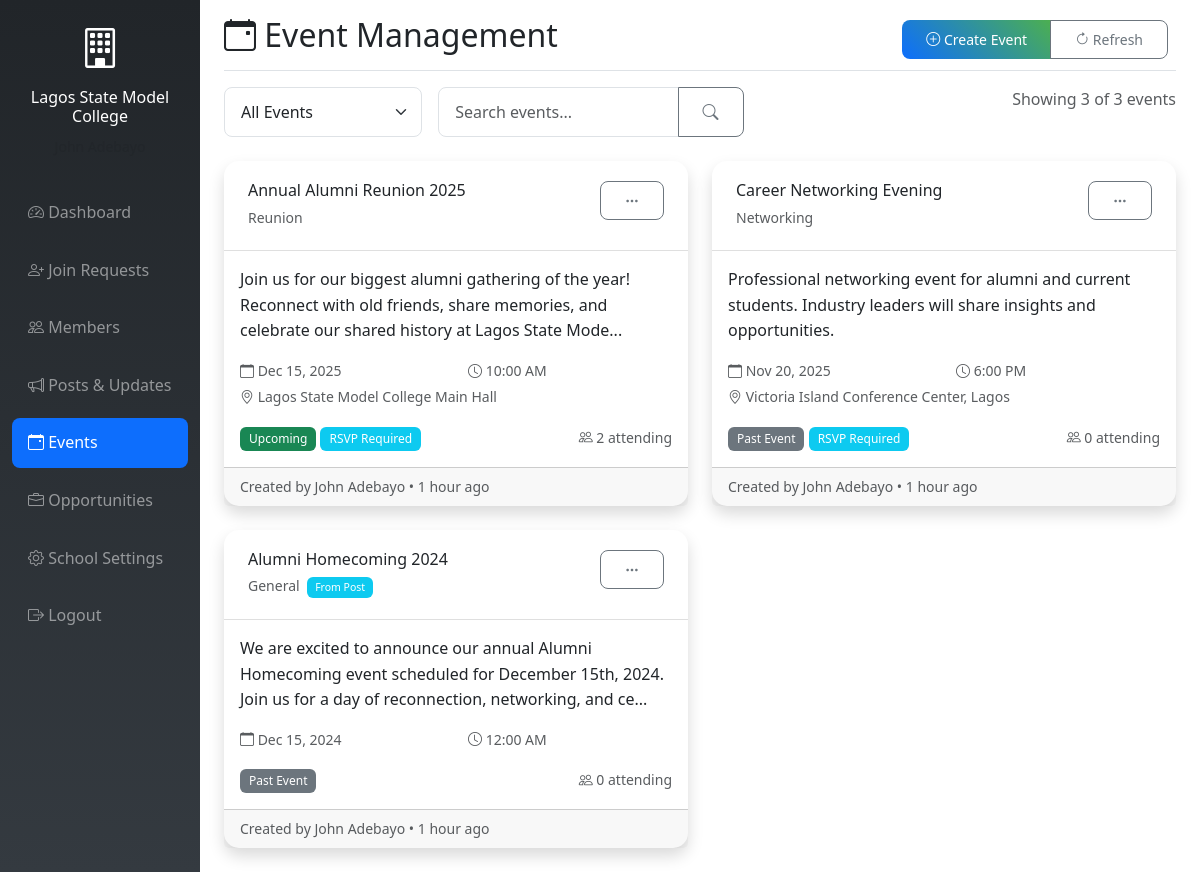
/school-admin/events.php (signed in), run on the app's committed database.
### tables this page shows
CREATE TABLE schools (
    id INT AUTO_INCREMENT PRIMARY KEY,
    name VARCHAR(200) NOT NULL,
    location VARCHAR(200) NOT NULL,
    logo VARCHAR(255) NULL,
    contact_email VARCHAR(100) NOT NULL,
    website VARCHAR(255) NULL,
    description TEXT NULL,
    approved BOOLEAN DEFAULT FALSE,
    status ENUM('active', 'suspended') DEFAULT 'active',
    created_at TIMESTAMP DEFAULT CURRENT_TIMESTAMP,
    updated_at TIMESTAMP DEFAULT CURRENT_TIMESTAMP ON UPDATE CURRENT_TIMESTAMP,
    INDEX idx_approved (approved),
    INDEX idx_status (status)
);

CREATE TABLE events (
    id INT AUTO_INCREMENT PRIMARY KEY,
    school_id INT NOT NULL,
    title VARCHAR(200) NOT NULL,
    description TEXT NOT NULL,
    event_type ENUM('general', 'reunion', 'networking', 'career_fair', 'webinar', 'fundraising') DEFAULT 'general',
    event_date DATETIME NOT NULL,
    location TEXT NULL,
    max_attendees INT NULL,
    registration_required BOOLEAN DEFAULT FALSE,
    status ENUM('active', 'cancelled', 'completed') DEFAULT 'active',
    created_by INT NOT NULL,
    created_at TIMESTAMP DEFAULT CURRENT_TIMESTAMP,
    updated_at TIMESTAMP DEFAULT CURRENT_TIMESTAMP ON UPDATE CURRENT_TIMESTAMP,
    FOREIGN KEY (school_id) REFERENCES schools(id) ON DELETE CASCADE,
    FOREIGN KEY (created_by) REFERENCES users(id) ON DELETE CASCADE,
    INDEX idx_school_id (school_id),
    INDEX idx_event_date (event_date),
    INDEX idx_status (status)
);

CREATE TABLE users (
    id INT AUTO_INCREMENT PRIMARY KEY,
    name VARCHAR(100) NOT NULL,
    email VARCHAR(100) UNIQUE NOT NULL,
    password VARCHAR(255) NOT NULL,
    role ENUM('super_admin', 'school_admin', 'student') NOT NULL DEFAULT 'student',
    school_id INT NULL,
    year_group VARCHAR(20) NULL,
    graduation_year VARCHAR(4) NULL,
    status ENUM('Graduated', 'Left', 'Current Student') NULL,
    student_id VARCHAR(50) NULL,
    current_occupation VARCHAR(200) NULL,
    industry VARCHAR(100) NULL,
    location VARCHAR(100) NULL,
    bio TEXT NULL,
    linkedin_profile VARCHAR(255) NULL,
    website VARCHAR(255) NULL,
    phone VARCHAR(20) NULL,
    skills TEXT NULL,
    interests TEXT NULL,
    approved BOOLEAN DEFAULT FALSE,
    profile_photo VARCHAR(255) NULL,
    reset_token VARCHAR(64) NULL,
    reset_token_expires DATETIME NULL,
    created_at TIMESTAMP DEFAULT CURRENT_TIMESTAMP,
    updated_at TIMESTAMP DEFAULT CURRENT_TIMESTAMP ON UPDATE CURRENT_TIMESTAMP,
    INDEX idx_email (email),
    INDEX idx_school_id (school_id),
    INDEX idx_role (role),
    INDEX idx_approved (approved)
);

CREATE TABLE posts (
    id INT AUTO_INCREMENT PRIMARY KEY,
    school_id INT NOT NULL,
    author_id INT NOT NULL,
    title VARCHAR(200) NOT NULL,
    content TEXT NOT NULL,
    post_type ENUM('update', 'event', 'opportunity') DEFAULT 'update',
    event_date DATE NULL,
    created_at TIMESTAMP DEFAULT CURRENT_TIMESTAMP,
    updated_at TIMESTAMP DEFAULT CURRENT_TIMESTAMP ON UPDATE CURRENT_TIMESTAMP,
    FOREIGN KEY (school_id) REFERENCES schools(id) ON DELETE CASCADE,
    FOREIGN KEY (author_id) REFERENCES users(id) ON DELETE CASCADE,
    INDEX idx_school_id (school_id),
    INDEX idx_created_at (created_at)
);

### school-admin/events.php (the view, shortened to what the rows shown need)
<?php
require_once '../includes/auth.php';
require_once '../includes/functions.php';
$user = getCurrentUser();
$db = getDB();
$school = getSchoolInfo($user['school_id']);
$page = max(1, intval($_GET['page'] ?? 1));
$per_page = 10;
$offset = ($page - 1) * $per_page;
$filter = $_GET['filter'] ?? 'all';
$search = $_GET['search'] ?? '';
$where_conditions = ["e.school_id = ?"];
$params = [$user['school_id']];
$where_clause = implode(' AND ', $where_conditions);
$events = [];
if ($db) {
    try {
        $events_query = "
            SELECT e.*, u.name as creator_name,
                   (SELECT COUNT(*) FROM event_rsvps er WHERE er.event_id = e.id AND er.status = 'attending') as attendee_count,
                   'event' as source_type, e.id as source_id
            FROM events e
            LEFT JOIN users u ON e.created_by = u.id
            WHERE {$where_clause}
        ";
        $stmt = $db->prepare($events_query);
        $stmt->execute($params);
        $events_from_table = $stmt->fetchAll();
        $posts_query = "
            SELECT
                p.id,
                p.title,
                p.content as description,
                'general' as event_type,
                p.event_date,
                '' as location,
                NULL as max_attendees,
                0 as registration_required,
                'active' as status,
                p.author_id as created_by,
                p.created_at,
                p.created_at as updated_at,
                u.name as creator_name,
                0 as attendee_count,
                'post' as source_type,
                p.id as source_id
            FROM posts p
            LEFT JOIN users u ON p.author_id = u.id
            WHERE p.school_id = ? AND p.post_type = 'event'
        ";
        $stmt = $db->prepare($posts_query);
        $stmt->execute([$user['school_id']]);
        $posts_as_events = $stmt->fetchAll();
        $combined_events = array_merge($events_from_table, $posts_as_events);
        usort($combined_events, function($a, $b) {
            return strtotime($b['event_date']) - strtotime($a['event_date']);
        });
        $events = array_slice($combined_events, $offset, $per_page);
    } catch (PDOException $e) {
        error_log("Error fetching events: " . $e->getMessage());
        $events = [];
        $total_events = 0;
    }
}
?>
<!DOCTYPE html>
<html lang="en">
<head>
    <link href="https://cdn.jsdelivr.net/npm/bootstrap@5.3.0/dist/css/bootstrap.min.css" rel="stylesheet">
    <link href="https://cdn.jsdelivr.net/npm/bootstrap-icons@1.10.0/font/bootstrap-icons.css" rel="stylesheet">
    <link href="../assets/css/style.css" rel="stylesheet">
</head>
<body>
    <div class="container-fluid">
        <div class="row">
            <nav class="col-md-3 col-lg-2 d-md-block bg-dark sidebar collapse">
                <div class="position-sticky pt-3">
                    <div class="text-center text-white mb-4">
                        <?php if ($school['logo']): ?>
                            <img src="../uploads/logos/<?php echo htmlspecialchars($school['logo']); ?>"
                                 alt="School Logo" class="rounded-circle mb-2"
                                 style="width: 60px; height: 60px; object-fit: cover;">
                        <?php else: ?>
                            <i class="bi bi-building" style="font-size: 2.5rem;"></i>
                        <?php endif; ?>
                        <h6 class="mt-2"><?php echo htmlspecialchars($school['name']); ?></h6>
                        <small class="text-muted"><?php echo htmlspecialchars($user['name']); ?></small>
                    </div>
                </div>
            </nav>
            <main class="col-md-9 ms-sm-auto col-lg-10 px-md-4">
                <div class="d-flex justify-content-between flex-wrap flex-md-nowrap align-items-center pt-3 pb-2 mb-3 border-bottom">
                    <h1 class="h2">
                        <i class="bi bi-calendar-event"></i> Event Management
                    </h1>
                </div>
                <div class="row">
                    <?php if (empty($events)): ?>
                        <div class="col-12">
                            <div class="card shadow">
                                <div class="card-body text-center py-5">
                                    <i class="bi bi-calendar-x text-muted" style="font-size: 3rem;"></i>
                                    <h5 class="mt-3 text-muted">No Events Found</h5>
                                    <p class="text-muted">
                                        <?php if (!empty($search) || $filter !== 'all'): ?>
                                            No events match your search criteria. Try adjusting your filters.
                                        <?php else: ?>
                                            Start creating events to engage with your alumni community.
                                        <?php endif; ?>
                                    </p>
                                    <button type="button" class="btn btn-primary" data-bs-toggle="modal" data-bs-target="#eventModal">
                                        <i class="bi bi-plus-circle"></i> Create Your First Event
                                    </button>
                                </div>
                            </div>
                        </div>
                    <?php else: ?>
                        <?php foreach ($events as $event): ?>
                            <div class="col-lg-6 mb-4">
                                <div class="card shadow h-100" id="event-<?php echo $event['id']; ?>">
                                    <div class="card-header d-flex justify-content-between align-items-start">
                                        <div>
                                            <h6 class="mb-1"><?php echo htmlspecialchars($event['title']); ?></h6>
                                            <small class="text-muted">
                                                <?php
                                                $event_types = [
                                                    'reunion' => 'Reunion',
                                                    'networking' => 'Networking',
                                                    'career_fair' => 'Career Fair',
                                                    'webinar' => 'Webinar',
                                                    'fundraising' => 'Fundraising',
                                                    'general' => 'General'
                                                ];
                                                echo $event_types[$event['event_type']] ?? 'General';
                                                ?>
                                                <?php if ($event['source_type'] === 'post'): ?>
                                                    <span class="badge bg-info ms-1">From Post</span>
                                                <?php endif; ?>
                                            </small>
                                        </div>
                                        <div class="dropdown">
                                            <button class="btn btn-sm btn-outline-secondary" type="button" data-bs-toggle="dropdown">
                                                <i class="bi bi-three-dots"></i>
                                            </button>
                                        </div>
                                    </div>
                                    <div class="card-body">
                                        <p class="card-text"><?php echo nl2br(htmlspecialchars(truncateText($event['description'], 150))); ?></p>
                                        <div class="row text-muted small mb-3">
                                            <div class="col-6">
                                                <i class="bi bi-calendar"></i>
                                                <?php echo date('M d, Y', strtotime($event['event_date'])); ?>
                                            </div>
                                            <div class="col-6">
                                                <i class="bi bi-clock"></i>
                                                <?php echo date('g:i A', strtotime($event['event_date'])); ?>
                                            </div>
                                            <?php if ($event['location']): ?>
                                                <div class="col-12 mt-1">
                                                    <i class="bi bi-geo-alt"></i>
                                                    <?php echo htmlspecialchars($event['location']); ?>
                                                </div>
                                            <?php endif; ?>
                                        </div>
                                        <div class="d-flex justify-content-between align-items-center">
                                            <div>
                                                <?php if ($event['status'] === 'cancelled'): ?>
                                                    <span class="badge bg-danger">Cancelled</span>
                                                <?php elseif (strtotime($event['event_date']) < time()): ?>
                                                    <span class="badge bg-secondary">Past Event</span>
                                                <?php else: ?>
                                                    <span class="badge bg-success">Upcoming</span>
                                                <?php endif; ?>
                                                <?php if ($event['registration_required']): ?>
                                                    <span class="badge bg-info">RSVP Required</span>
                                                <?php endif; ?>
                                            </div>
                                            <small class="text-muted">
                                                <i class="bi bi-people"></i> <?php echo $event['attendee_count']; ?> attending
                                            </small>
                                        </div>
                                    </div>
                                    <div class="card-footer text-muted small">
                                        Created by <?php echo htmlspecialchars($event['creator_name']); ?> •
                                        <?php echo timeAgo($event['created_at']); ?>
                                    </div>
                                </div>
                            </div>
                        <?php endforeach; ?>
                    <?php endif; ?>
                </div>
            </main>
        </div>
    </div>
</body>
</html>

### data on the page
schools: name "Lagos State Model College"
events: title "Annual Alumni Reunion 2025", event_type "Reunion", description "Join us for our biggest alumni gathering of the year! Reconnect with old friends, share memories, and celebrate our shared history at Lagos State Mode...", event_date "Dec 15, 2025", event_date "10:00 AM", location "Lagos State Model College Main Hall", status "Upcoming", registration_required "RSVP Required", attendee_count "2", created_by.name "John Adebayo", created_at "1 hour ago"
events: title "Career Networking Evening", event_type "Networking", description "Professional networking event for alumni and current students. Industry leaders will share insights and opportunities.", event_date "Nov 20, 2025", event_date "6:00 PM", location "Victoria Island Conference Center, Lagos", status "Past Event", registration_required "RSVP Required", attendee_count "0", created_by.name "John Adebayo", created_at "1 hour ago"
posts: title "Alumni Homecoming 2024", event_type "General", shows "From Post", content "We are excited to announce our annual Alumni Homecoming event scheduled for December 15th, 2024. Join us for a day of reconnection, networking, and ce...", event_date "Dec 15, 2024", event_date "12:00 AM", shows "Past Event", attendee_count "0", author.name "John Adebayo", created_at "1 hour ago"

### other printed values
count($events) "3"
$total_events "3"
